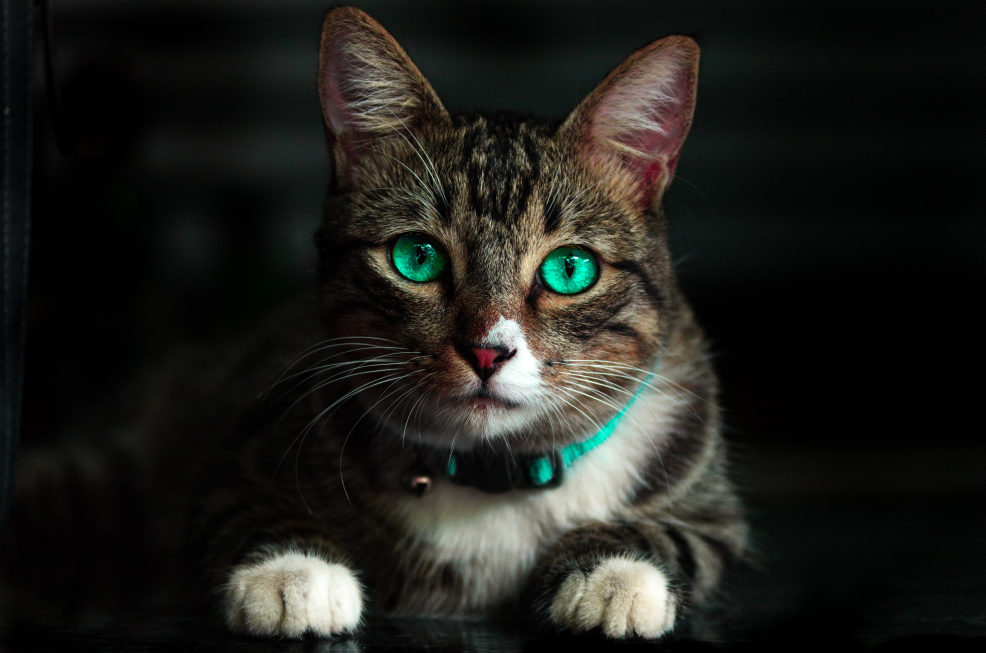
#> input picture CAT.jpg, 4928 x 3264 px (shown at 1/5 size)
$ python Edge_Detections.py
#> lines starting #> are read from the running program, lines starting #| are printed output that depends on the picture; after the words box and inside, x2 and y2 are one past the last pixel; in counts of white or black regions, pixels touching at a corner belong together
#> further down, img is the input picture: shape (3264, 4928, 3); mean B, G, R 27.9, 32, 31.8
import cv2 as cv
import numpy as np

def rescale(frame,scale=0.15):
#> called with scale = 0.15
    width=int(frame.shape[1]*scale)
#> width = 739
    height = int(frame.shape[0] * scale)
#> height = 489
    dimensions=(width,height)
#> dimensions = (739, 489)
    return cv.resize(frame,dimensions,interpolation=cv.INTER_AREA)

img=cv.imread("CAT.jpg")
resize=rescale(img)

gray=cv.cvtColor(resize,cv.COLOR_BGR2GRAY)
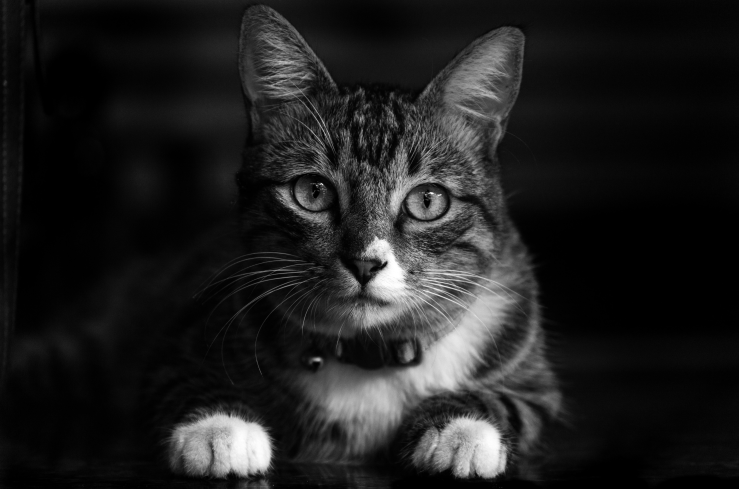
#> gray: shape (489, 739); min 0, max 255, mean 31.5

# cv.imshow("GRAY",gray)


#Laplacian Edge Detection

lap=cv.Laplacian(gray,cv.CV_64F)
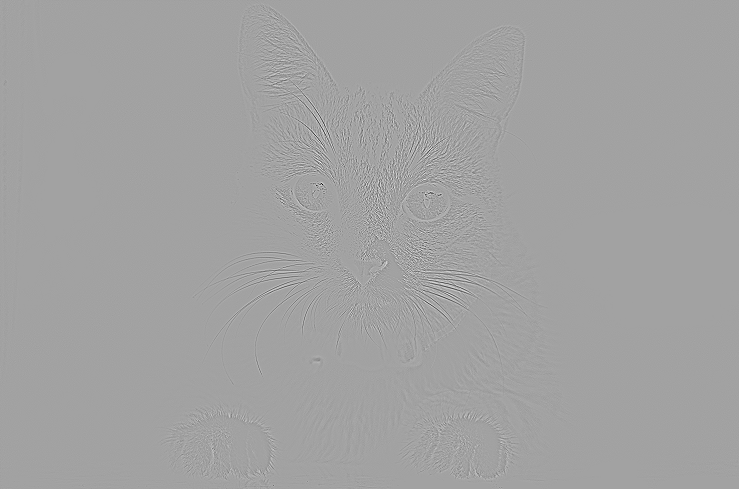
#> lap: shape (489, 739) float64; min -518, max 296, mean 0; drawn with min black and max white
lap=np.uint8(np.absolute(lap))
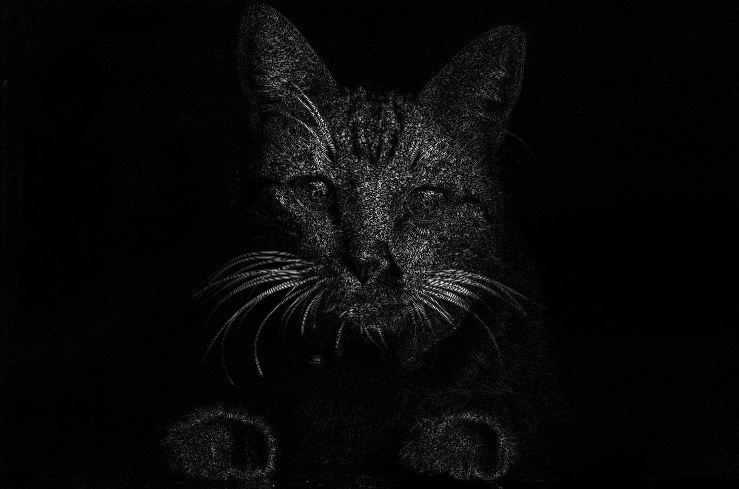
#> lap: shape (489, 739); min 0, max 255, mean 8.6
cv.imshow("LAPLACIAN",lap)


#Sobel edge Detection

sobelx=cv.Sobel(gray,cv.CV_64F,1,0)
sobely=cv.Sobel(gray,cv.CV_64F,0,1)
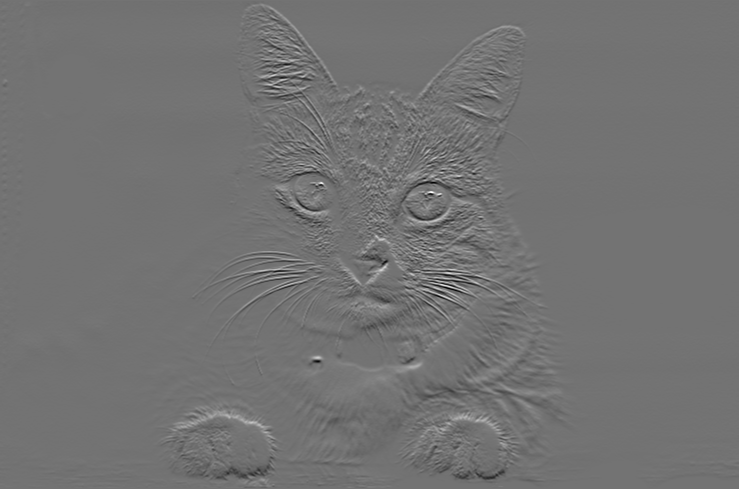
#> sobely: shape (489, 739) float64; min -597, max 725, mean -0.1; drawn with min black and max white
combined=cv.bitwise_or(sobelx,sobely)
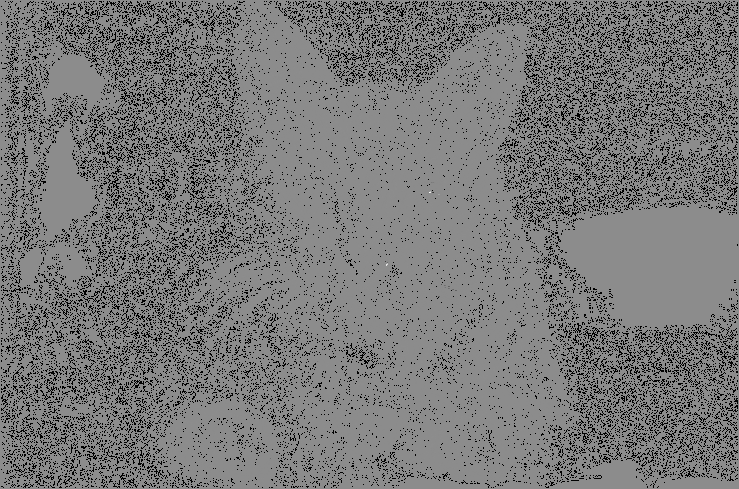
#> combined: shape (489, 739) float64; 13.98% of the values are NaN or infinite; the others: min -126336, max 102912, mean -37.97; drawn with min black, max white, NaN and infinite black
canny=cv.Canny(resize,100,100)
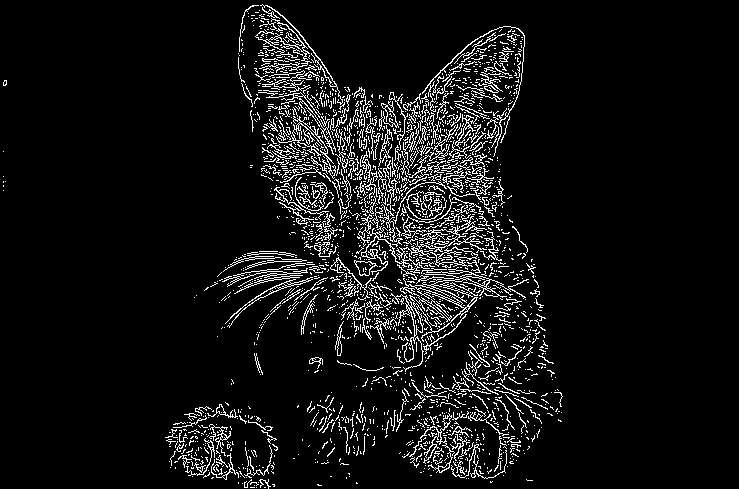
#> canny: shape (489, 739); 7.2% white in thin lines or dots, all inside (x1, y1, x2, y2) = (3, 4, 563, 489)

# cv.imshow("SOBEL-X",sobelx)
# cv.imshow("SOBEL-Y",sobely)
cv.imshow("COMBINED-SOBELS",combined)
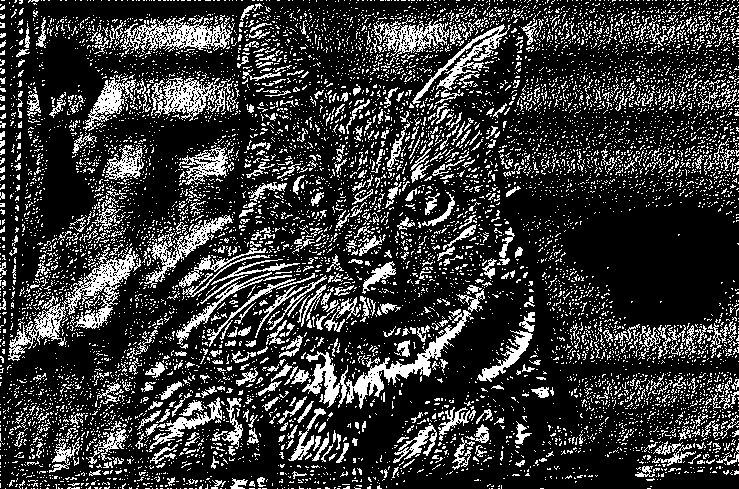
#> window 'COMBINED-SOBELS': shape (489, 739); 21.4% white in thin lines or dots
cv.imshow("CANNY",canny)
#Combining Sobels


cv.waitKey(0)
